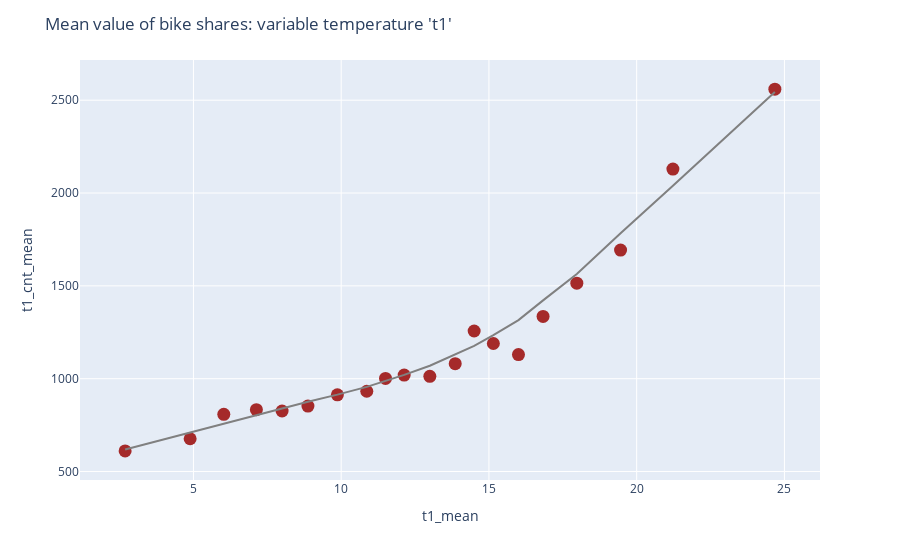

Notebook cell for this chart:
### Code cell
fig = px.scatter(out, x='t1_mean', y='t1_cnt_mean',
                 trendline='lowess',trendline_color_override = 'gray',
                 color_discrete_sequence=['brown'])
fig.update_layout(title=dict(text="Mean value of bike shares: variable temperature 't1'"))
fig.update_traces(marker={'size': 13})
fig.show()

### Figure 1 — Plotly figure (JSON) as saved in the notebook; plotly's stock layout.template omitted (floating-point values rounded to 4 significant figures)
{"data": [{"hovertemplate": "t1_mean=%{x}<br>t1_cnt_mean=%{y}<extra></extra>", "legendgroup": "", "marker": {"color": "brown", "size": 13, "symbol": "circle"}, "mode": "markers", "name": "", "orientation": "v", "showlegend": false, "type": "scatter", "x": [2.688, 4.888, 6.027, 7.13, 8, 8.874, 9.871, 10.87, 11.5, 12.13, 13, 13.86, 14.5, 15.15, 16, 16.83, 17.97, 19.45, 21.23, 24.68], "xaxis": "x", "y": [611.2, 676.6, 808.0, 832.9, 826.1, 852.6, 913.1, 932.4, 1001.0, 1019.0, 1013.0, 1081.0, 1257.0, 1190.0, 1130.0, 1335.0, 1514.0, 1693.0, 2129.0, 2560.0], "yaxis": "y"}, {"hovertemplate": "<b>LOWESS trendline</b><br><br>t1_mean=%{x}<br>t1_cnt_mean=%{y} <b>(trend)</b><extra></extra>", "legendgroup": "", "line": {"color": "gray"}, "marker": {"color": "brown", "size": 13, "symbol": "circle"}, "mode": "lines", "name": "", "showlegend": false, "type": "scatter", "x": [2.688, 4.888, 6.027, 7.13, 8, 8.874, 9.871, 10.87, 11.5, 12.13, 13, 13.86, 14.5, 15.15, 16, 16.83, 17.97, 19.45, 21.23, 24.68], "xaxis": "x", "y": [618.3, 710.3, 757.3, 803.4, 840.3, 876.1, 914.1, 955.7, 988.1, 1020.0, 1070.0, 1129.0, 1177.0, 1235.0, 1315.0, 1422.0, 1563.0, 1784.0, 2039.0, 2545.0], "yaxis": "y"}], "layout": {"legend": {"tracegroupgap": 0}, "margin": {"t": 60}, "title": {"text": "Mean value of bike shares: variable temperature 't1'"}, "xaxis": {"anchor": "y", "domain": [0, 1], "title": {"text": "t1_mean"}}, "yaxis": {"anchor": "x", "domain": [0, 1], "title": {"text": "t1_cnt_mean"}}}}
